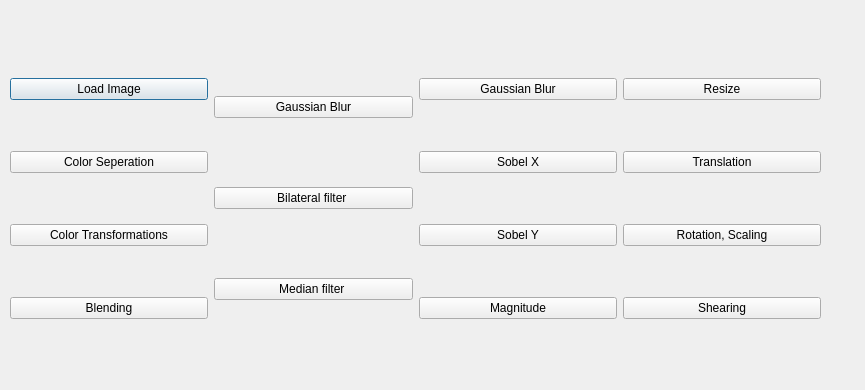
<?xml version="1.0" encoding="UTF-8"?>
<ui version="4.0">
 <class>Dialog</class>
 <widget class="QDialog" name="Dialog">
  <property name="geometry">
   <rect>
    <x>0</x>
    <y>0</y>
    <width>865</width>
    <height>390</height>
   </rect>
  </property>
  <property name="windowTitle">
   <string>Main</string>
  </property>
  <widget class="QWidget" name="horizontalLayoutWidget">
   <property name="geometry">
    <rect>
     <x>10</x>
     <y>33</y>
     <width>811</width>
     <height>331</height>
    </rect>
   </property>
   <layout class="QHBoxLayout" name="horizontalLayout">
    <item>
     <layout class="QVBoxLayout" name="verticalLayout">
      <item>
       <widget class="QPushButton" name="LoadImageButton">
        <property name="text">
         <string>Load Image</string>
        </property>
       </widget>
      </item>
      <item>
       <widget class="QPushButton" name="ColorSeperationButton">
        <property name="text">
         <string>Color Seperation</string>
        </property>
       </widget>
      </item>
      <item>
       <widget class="QPushButton" name="ColorTransButton">
        <property name="text">
         <string>Color Transformations</string>
        </property>
       </widget>
      </item>
      <item>
       <widget class="QPushButton" name="BlendButton">
        <property name="text">
         <string>Blending</string>
        </property>
       </widget>
      </item>
     </layout>
    </item>
    <item>
     <layout class="QVBoxLayout" name="verticalLayout_4">
      <item>
       <widget class="QPushButton" name="GaussianBlurButton">
        <property name="text">
         <string>Gaussian Blur</string>
        </property>
       </widget>
      </item>
      <item>
       <widget class="QPushButton" name="BilateralButton">
        <property name="text">
         <string>Bilateral filter </string>
        </property>
       </widget>
      </item>
      <item>
       <widget class="QPushButton" name="MedianButton">
        <property name="text">
         <string>Median filter </string>
        </property>
       </widget>
      </item>
     </layout>
    </item>
    <item>
     <layout class="QVBoxLayout" name="verticalLayout_2">
      <item>
       <widget class="QPushButton" name="EdgeGaussianBlurButton">
        <property name="text">
         <string>Gaussian Blur</string>
        </property>
       </widget>
      </item>
      <item>
       <widget class="QPushButton" name="SobelXButton">
        <property name="text">
         <string>Sobel X</string>
        </property>
       </widget>
      </item>
      <item>
       <widget class="QPushButton" name="SobelYButton">
        <property name="text">
         <string>Sobel Y</string>
        </property>
       </widget>
      </item>
      <item>
       <widget class="QPushButton" name="MagnitudeButton">
        <property name="text">
         <string>Magnitude</string>
        </property>
       </widget>
      </item>
     </layout>
    </item>
    <item>
     <layout class="QVBoxLayout" name="verticalLayout_3">
      <item>
       <widget class="QPushButton" name="ResizeButton">
        <property name="text">
         <string>Resize</string>
        </property>
       </widget>
      </item>
      <item>
       <widget class="QPushButton" name="TranslationButton">
        <property name="text">
         <string>Translation</string>
        </property>
       </widget>
      </item>
      <item>
       <widget class="QPushButton" name="RotationScalButton">
        <property name="text">
         <string>Rotation, Scaling</string>
        </property>
       </widget>
      </item>
      <item>
       <widget class="QPushButton" name="ShearingButton">
        <property name="text">
         <string>Shearing</string>
        </property>
       </widget>
      </item>
     </layout>
    </item>
   </layout>
  </widget>
 </widget>
 <resources/>
 <connections/>
</ui>
